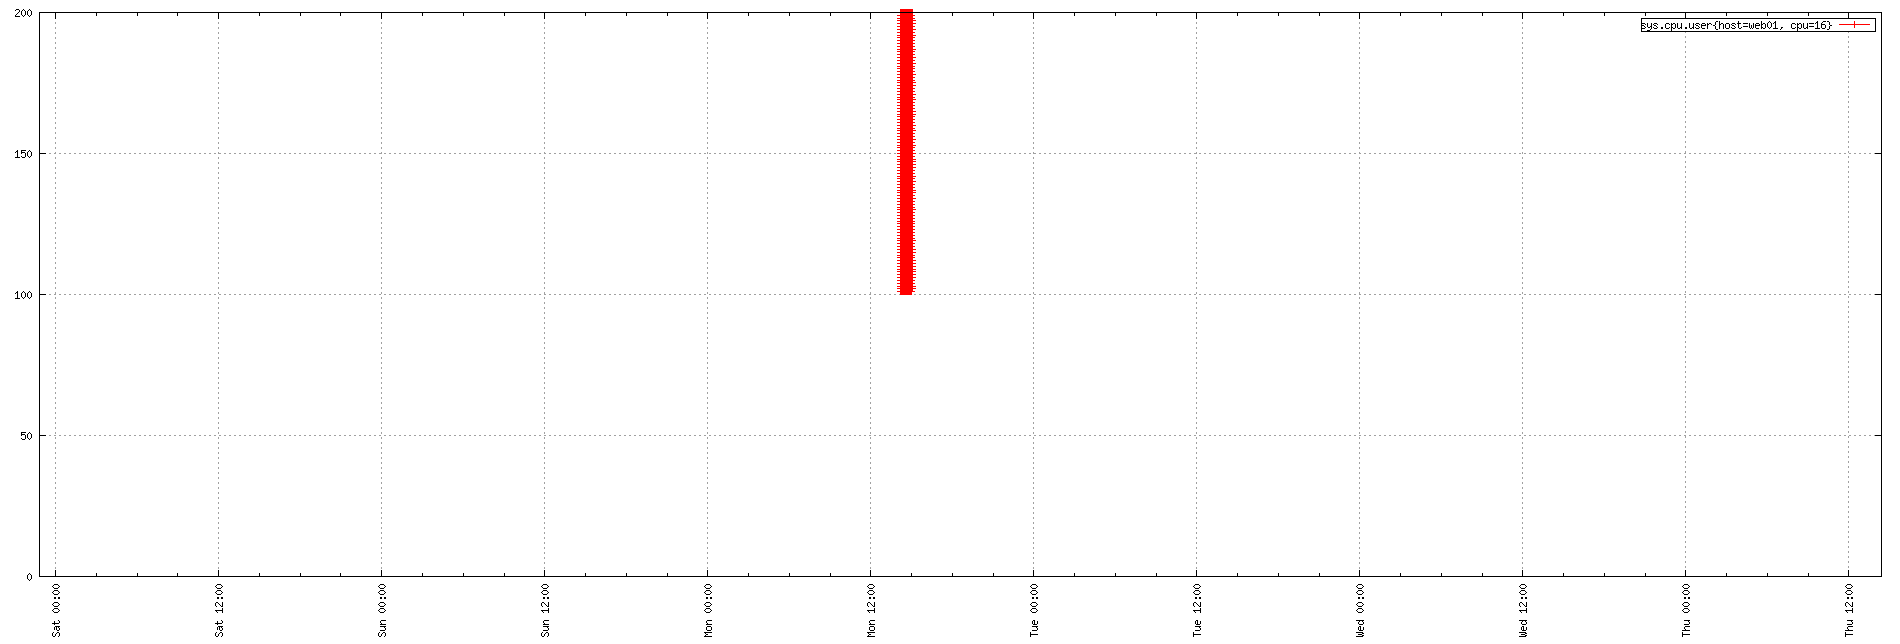

The script that saved this image:
set term png small size 1900,644
set xdata time
set timefmt "%s"
if (GPVAL_VERSION < 4.6) set xtics rotate; else set xtics rotate right
set output "${TMPDIR-'tmp'}/tsd/61b9c5d0.png"
set xrange ["1673650109":"1674138231"]
set format x "%a %H:%M"
set grid
set style data linespoint
set key right box
set yrange [0:]
plot  "${TMPDIR-'tmp'}/tsd/61b9c5d0_0.dat" using 1:2 title "sys.cpu.user{host=web01, cpu=16}"
